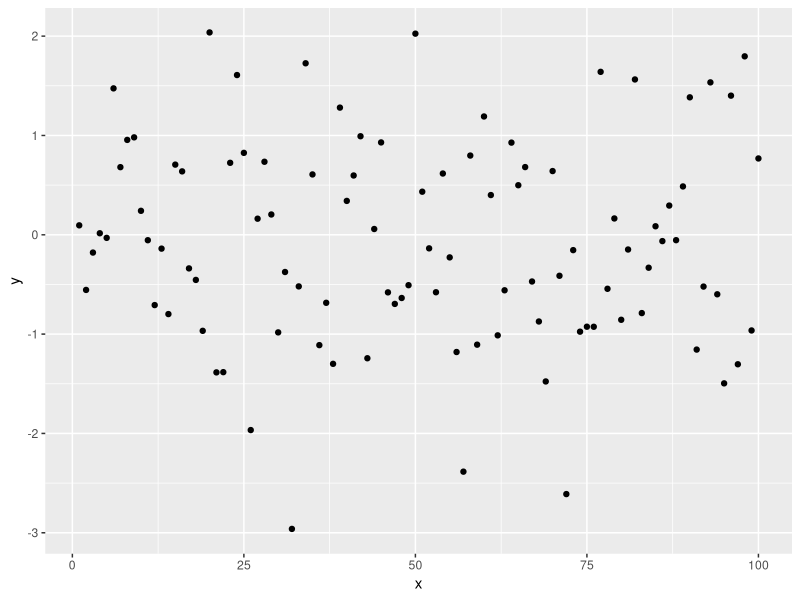

The R script that drew this image:
## ---- chunk 1
knitr::opts_chunk$set(collapse = TRUE)
library(ggplot2)
## ---- chunk 2
library(tidyr)
library(tidyverse)

data.frame(x=seq(1, 100, 1), y=rnorm(100)) %>%
  ggplot(aes(x=x, y=y)) + 
  geom_point()

